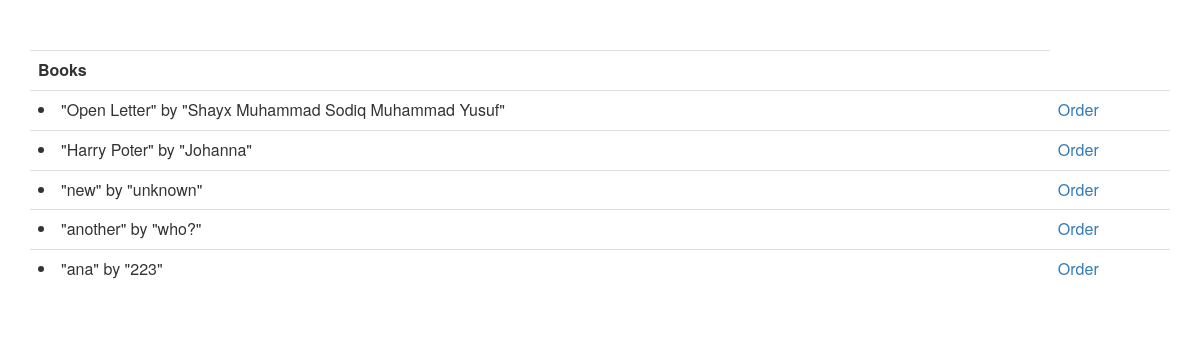
Before: /frontend/ with the older database file.
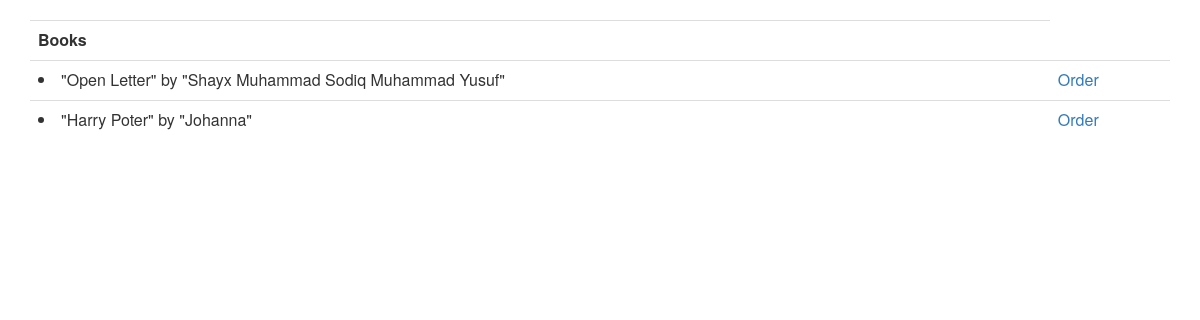
After: the same page with the newer database file.
### backend/models.py (models this page shows, shortened)
class Book_model(models.Model):
    title = models.CharField(
        max_length=64,
        unique=True,
        validators=[
            MinLengthValidator(3)
        ])
    author = models.CharField(max_length=64)
    price = models.PositiveIntegerField()
    genre = models.CharField(max_length=64, choices=genre_options)
    created_at = models.DateTimeField(auto_now_add=True)
    updated_at = models.DateTimeField(auto_now=True)
    def get_quantity(self):
        quantity = len(Book.objects.filter(model=self))
        return quantity
    def __str__(self):
        return '"'+self.title+'" by "'+self.author+'"'

### frontend/views.py (the view)
# urls.py: path("", book_list, name="book_list"),
def book_list(request):
    model = Book
    ctx={
        'book_model_list': Book.objects.all()
    }
    template_name = "frontend/book_list.html"
    return render(request, template_name, ctx)

### frontend/templates/frontend/book_list.html (shortened to what this page needs)
{%extends "base_bootsrap.html" %}
{% block content%}
        {% if book_model_list %}
        <table class="table"><th>Books</th>
        <ul>
             {% for book_model in book_model_list%}
             {% if book_model.get_quantity %}
             <p class="row">
           <tr>
                 <td><li>{{book_model}} </td>
                 <td><a href="{% url 'frontend:book_order' book_model.id%}">Order</a></td>  </li>
            </tr>
            </p>
             {%endif%}
             {%endfor%}
        </ul>
       </table>
        {%else%}
        <h3> No books available at the moment </h3>
        {%endif%}
 {%endblock%}

Changed rows visible on the page:
removed Book_model: title+author "\"new\" by \"unknown\""
removed Book_model: title+author "\"another\" by \"who?\""
removed Book_model: title+author "\"ana\" by \"223\""
